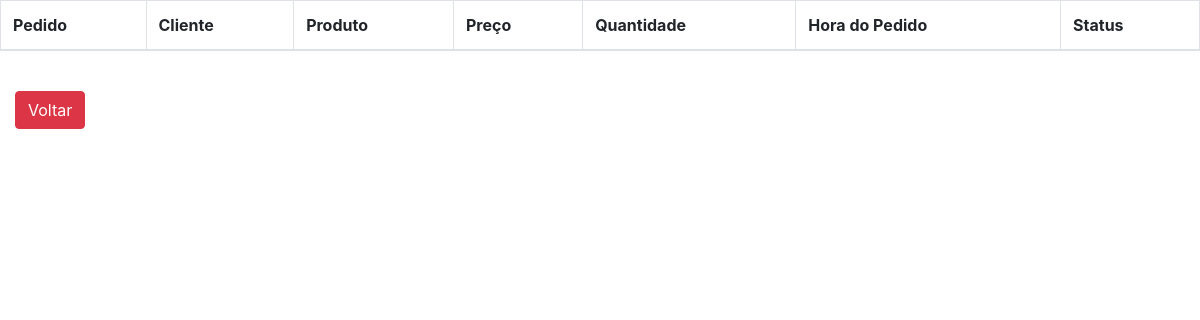
/pedido/, run on an earlier commit of the app's database.
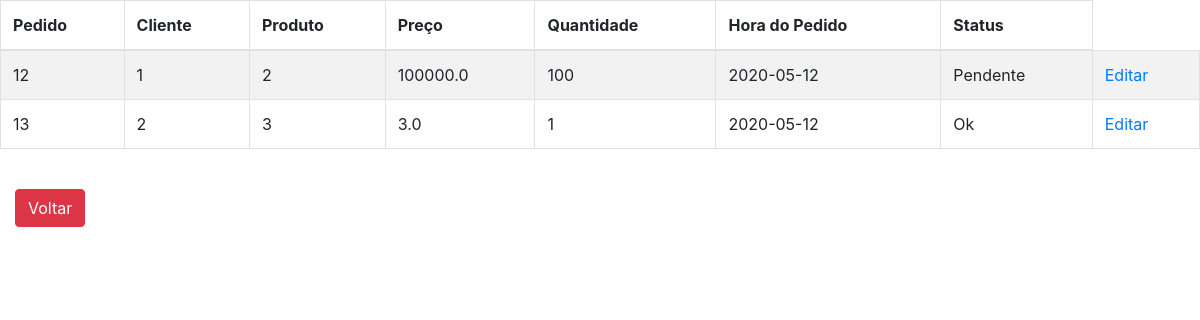
And on a later commit of the database.
### tables this page shows
CREATE TABLE pedido (
    id_pedido INTEGER PRIMARY KEY AUTOINCREMENT,
    id_produto INTEGER NOT NULL,
    id_cliente INTEGER NOT NULL,
    preco REAL NOT NULL,
    quantidade INTEGER NOT NULL,
    datahora DATETIME DEFAULT CURRENT_DATE,
    status TINYINT(1),
    FOREIGN KEY(id_produto) REFERENCES produto(id_produto),
    FOREIGN KEY(id_cliente) REFERENCES cliente(id_cliente)
);

### clientes.py (the view)
@app.route("/pedido/")
def listar_pedidos_api():
    return render_template("lista_pedidos.html", pedidos = listar_pedidos())

### clientes.py (called while the page is built)
def row_to_dict(description, row):
    if row == None:
        return None
    d = {}
    for i in range(0, len(row)):
        d[description[i][0]] = row[i]
    return d

def rows_to_dict(description, rows):
    result = []
    for row in rows:
        result.append(row_to_dict(description, row))
    return result

def conectar():
    return sqlite3.connect('clientes.db')

def listar_pedidos():
    with closing(conectar()) as con, closing(con.cursor()) as cur:
        cur.execute("SELECT id_pedido, id_produto, id_cliente, preco, quantidade, datahora, status FROM pedido p ORDER BY p.id_pedido")
        return rows_to_dict(cur.description, cur.fetchall())

### templates/lista_pedidos.html (shortened to what this page needs)
<!DOCTYPE html>
<html>
<head>
    <link href="//maxcdn.bootstrapcdn.com/bootstrap/4.1.1/css/bootstrap.min.css" rel="stylesheet" id="bootstrap-css">
</head>
<body>
    <div class="table-responsive" id="sailorTableArea">
        <table id="sailorTable" class="table table-striped table-bordered" width="100%">
            <thead>
                <tr>
                    <th>Pedido</th>
                    <th>Cliente</th>
                    <th>Produto</th>
                    <th>Preço</th>
                    <th>Quantidade</th>
                    <th>Hora do Pedido</th>
                    <th>Status</th>
                </tr>
            </thead>
            <tbody>
                {% for pedido in pedidos %}
                <tr>
                    <td>{{pedido['id_pedido']}}</td>
                    <td>{{pedido['id_cliente']}}</td>
                    <td>{{pedido['id_produto']}}</td>
                    <td>{{pedido['preco']}}</td>
                    <td>{{pedido['quantidade']}}</td>
                    <td>{{pedido['datahora']}}</td>
                    <td>{{pedido['status']}}</td>
                    <td><a href="/pedido/{{pedido['id_pedido']}}" class="botao">Editar</a></td>
                </tr>
                {% endfor %}
            </tbody>
        </table>
    </div>
    <div class="form-group">
        <label class="col-md-4 control-label" for="btnsalvar"></label>
        <div class="col-md-8">
            <a id="btncancelar" name="btncancelar" class="btn btn-danger" href="/menu">Voltar</a>
        </div>
    </div>
</body>
</html>

What changed in the data, as far as the page shows it:
added pedido: id_pedido "12", id_cliente "1", id_produto "2", preco "100000.0", quantidade "100", datahora "2020-05-12", status "Pendente"
added pedido: id_pedido "13", id_cliente "2", id_produto "3", preco "3.0", quantidade "1", datahora "2020-05-12", status "Ok"
